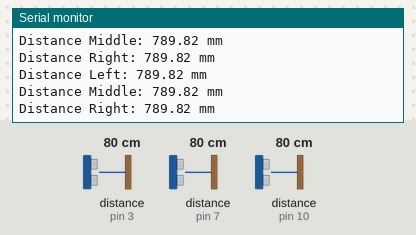
This sketch was run on a simulated Arduino Uno, built with avr-gcc and run on an emulated ATmega328P. Shown: the last lines printed to the serial monitor. Wiring (inferred from the names in the program): 3 × ultrasonic range finder: trigger pin 2, echo pin 3 / trigger pin 6, echo pin 7 / trigger pin 9, echo pin 10. Inputs (shaded band) come from the test bench; at power-on: distance to the obstacle (sensors on pin 3, pin 7, pin 10) 80 cm. The echo pulse lasts 58.3 µs per cm.

Above: at 1.3 s.
1.4 s: distance to the obstacle (sensor on pin 3) set to 2 cm
At 1.91 s:
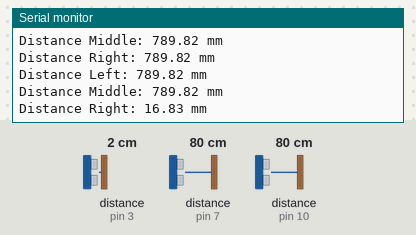
2.9 s: distance to the obstacle (sensor on pin 7) set to 2 cm
At 3.48 s:
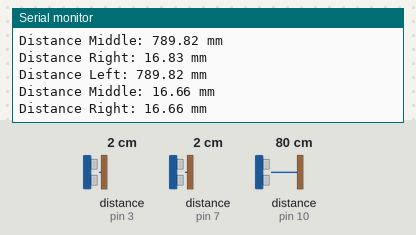
4.4 s: distance to the obstacle (sensor on pin 10) set to 2 cm
At 5.03 s:
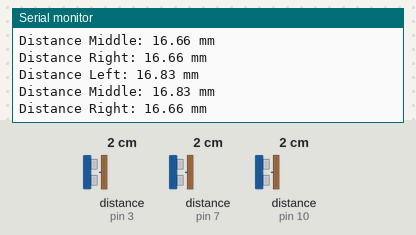
5.9 s: distance to the obstacle (sensor on pin 3) set to 4 cm
At 6.57 s:
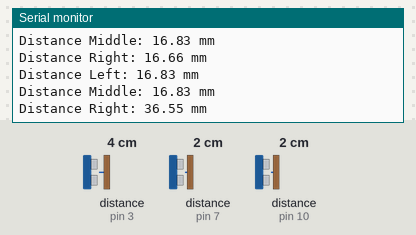
7.4 s: distance to the obstacle (sensor on pin 10) set to 299 cm
At 8.14 s:
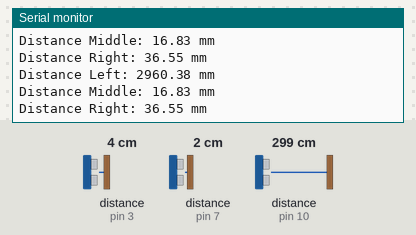
10.5 s: distance to the obstacle (sensor on pin 10) set to 4 cm
At 11.31 s:
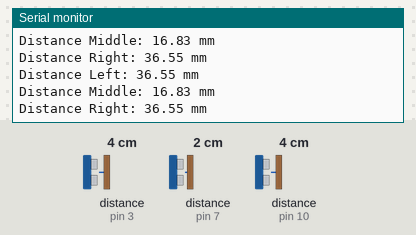
Timing chart, 0 to 13.5 s (numbered marks = the images above; inputs shaded):
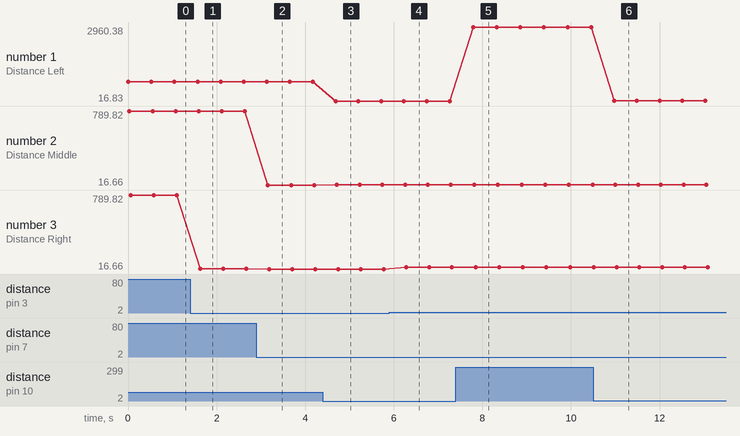

The sketch:

sketch_nov27a.ino
```cpp
#define TRIGGER_PINL 9
#define ECHO_PINL 10

#define TRIGGER_PINM 6
#define ECHO_PINM 7

#define TRIGGER_PINR 2
#define ECHO_PINR 3
// defines variables
long durationL, durationM, durationR;
float distanceL, distanceM, distanceR;
void setup() {
  pinMode(TRIGGER_PINL, OUTPUT); // Sets the trigPin as an Output
  pinMode(ECHO_PINL, INPUT); // Sets the echoPin as an Input

  pinMode(TRIGGER_PINM, OUTPUT); // Sets the trigPin as an Output
  pinMode(ECHO_PINM, INPUT); // Sets the echoPin as an Input

  pinMode(TRIGGER_PINR, OUTPUT); // Sets the trigPin as an Output
  pinMode(ECHO_PINR, INPUT); // Sets the echoPin as an Input
  Serial.begin(9600); // Starts the serial communication
}
void loop() {
  // Clears the trigPin Left
  digitalWrite(TRIGGER_PINL, LOW);
  delayMicroseconds(2);
  // Sets the trigPin on HIGH state for 10 micro seconds
  digitalWrite(TRIGGER_PINL, HIGH);
  delayMicroseconds(10);
  digitalWrite(TRIGGER_PINL, LOW);
  // Reads the echoPin, returns the sound wave travel time in microseconds
  durationL = pulseIn(ECHO_PINL, HIGH);
  // Calculating the distance
  distanceL = durationL * 0.34 / 2.0;
  // Prints the distance on the Serial Monitor
  Serial.print("Distance Left: ");
  Serial.print(distanceL);
  Serial.println(" mm");

  //middle
  digitalWrite(TRIGGER_PINM, LOW);
  delayMicroseconds(2);
  // Sets the trigPin on HIGH state for 10 micro seconds
  digitalWrite(TRIGGER_PINM, HIGH);
  delayMicroseconds(10);
  digitalWrite(TRIGGER_PINM, LOW);
  // Reads the echoPin, returns the sound wave travel time in microseconds
  durationM = pulseIn(ECHO_PINM, HIGH);
  // Calculating the distance
  distanceM = durationM * 0.34 / 2.0;
  // Prints the distance on the Serial Monitor
  Serial.print("Distance Middle: ");
  Serial.print(distanceM);
  Serial.println(" mm");

  //right
  digitalWrite(TRIGGER_PINR, LOW);
  delayMicroseconds(2);
  // Sets the trigPin on HIGH state for 10 micro seconds
  digitalWrite(TRIGGER_PINR, HIGH);
  delayMicroseconds(10);
  digitalWrite(TRIGGER_PINR, LOW);
  // Reads the echoPin, returns the sound wave travel time in microseconds
  durationR = pulseIn(ECHO_PINR, HIGH);
  // Calculating the distance
  distanceR = durationR * 0.34 / 2.0;
  // Prints the distance on the Serial Monitor
  Serial.print("Distance Right: ");
  Serial.print(distanceR);
  Serial.println(" mm");

  delay(500);
}
```

Measured:
- after the input at 1.4 s, the serial monitor: prints a new line after 0.23 s (image 1)
- after the input at 2.9 s, the serial monitor: prints a new line after 0.26 s (image 2)
- after the input at 4.4 s, the serial monitor: prints a new line after 0.29 s (image 3)
- after the input at 5.9 s, the serial monitor: prints a new line after 0.38 s (image 4)
- after the input at 7.4 s, the serial monitor: prints a new line after 0.39 s (image 5)
- after the input at 10.5 s, the serial monitor: prints a new line after 0.47 s (image 6)
- plotted number 1: 16.83 → 2960.38 after the input at 7.4 s
- plotted number 2: 789.82 → 16.66 after the input at 2.9 s
